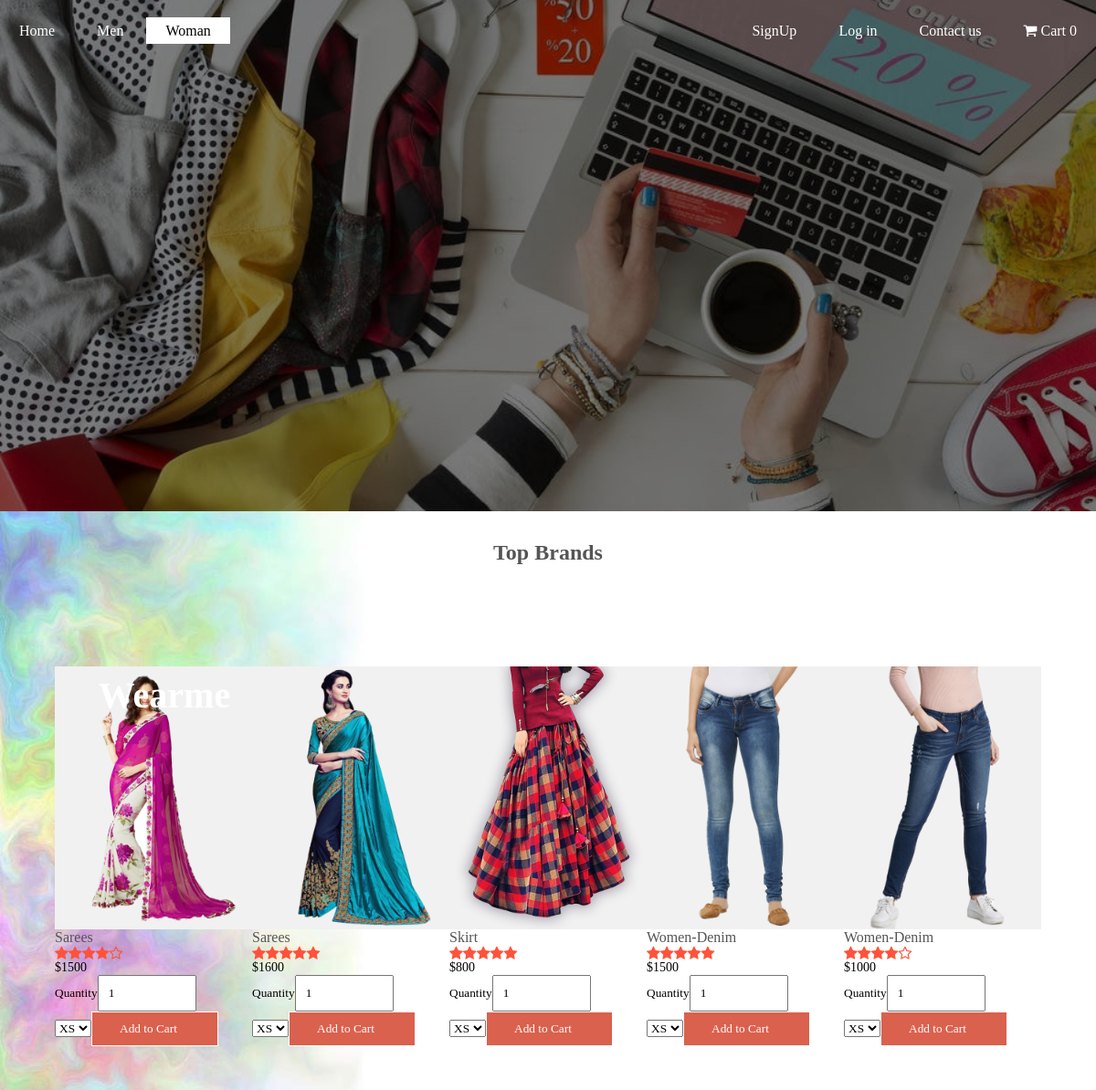
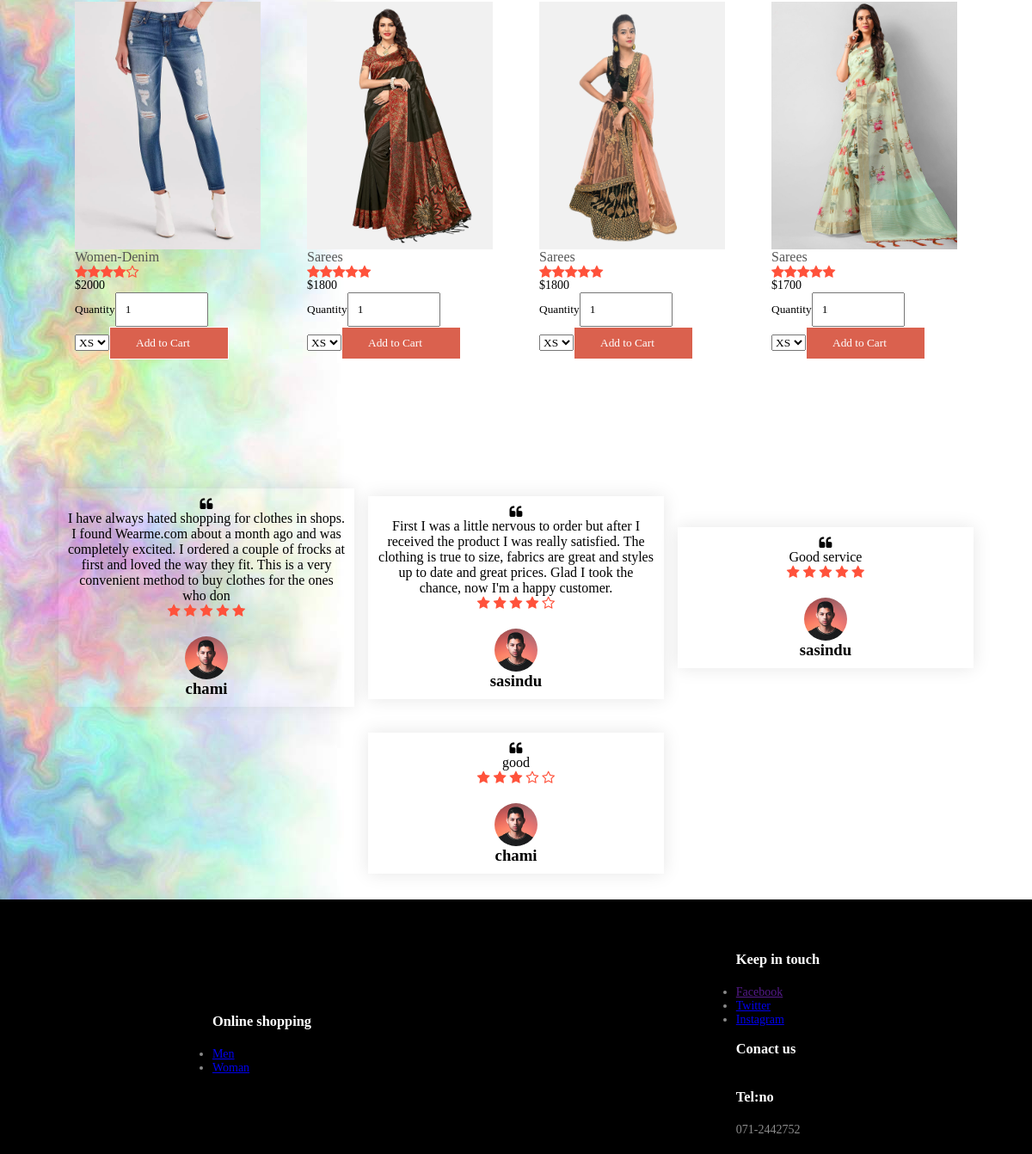
The app's page /categorywoman.php with its own data (2 pictures, top to bottom).
### tables this page shows
CREATE TABLE `item` (
  `Item_code` int(5) NOT NULL,
  `Item_cate` varchar(100) NOT NULL,
  `Item_Brand` varchar(100) NOT NULL,
  `Item_des` varchar(100) NOT NULL,
  `Item_gen` varchar(10) NOT NULL,
  `Item_color` varchar(100) NOT NULL,
  `Item_price` float NOT NULL,
  `No_of_item` int(11) NOT NULL,
  `Item_rating` int(2) DEFAULT NULL,
  `Item_pic` varchar(100) NOT NULL
);

CREATE TABLE `qustion` (
  `que_code` int(11) NOT NULL,
  `cus_id` int(11) NOT NULL,
  `cus_name` varchar(250) NOT NULL,
  `feedback` varchar(500) NOT NULL,
  `rating` int(2) NOT NULL,
  `que` varchar(500) NOT NULL,
  `answ` varchar(500) NOT NULL
);

### component.php (the view, shortened to what this page needs)
<?php
function component($productname = " ", $productprice=" ", $productimg = " ",$productrating = " ", $productid = " "){
     echo   			"<img src='$productimg'>";
       echo 			"<h4>$productname</h4>";
        echo			'<div class="rating">';
             if($productrating==5){
        	echo			'<i class="fa fa-star" ></i>';
        	echo			'<i class="fa fa-star" ></i>';
        	echo			'<i class="fa fa-star" ></i>';
        	echo			'<i class="fa fa-star" ></i>';
        	echo			'<i class="fa fa-star" ></i>';
        	     }
              elseif($productrating==4){
          echo      '<i class="fa fa-star" ></i>';
          echo      '<i class="fa fa-star" ></i>';
          echo      '<i class="fa fa-star" ></i>';
          echo      '<i class="fa fa-star" ></i>';
          echo      '<i class="fa fa-star-o"></i>';
              }
              elseif($productrating == 3)
            {
          echo      '<i class="fa fa-star" ></i>';
          echo      '<i class="fa fa-star" ></i>';
          echo      '<i class="fa fa-star" ></i>';
          echo      '<i class="fa fa-star-o"></i>';
          echo      '<i class="fa fa-star-o"></i>';
            }
        echo		'</div>';
       echo		"<p>$$productprice</p>";
       echo   "<small class=\"text-secondary\">Quantity</small>";
        echo      "<input class=\"quantity\" min=\"0\" name=\"quantity\" value=\"1\" type=\"number\" style = \"width: 50%; padding: 10px 10px;\">";
        echo '<br>';
         echo      '<select name="size">';
         echo                '<option selected>XS</option>';
         echo        '</select>';
       echo     '<button type="submit" class="btn" name="add">Add to Cart <i class="fas fa-shopping-cart"></i></button>';
}
?>

### categorywoman.php (shortened to what this page needs)
<?php
require_once ('component.php');
include 'database/dbget.php';
?>
<html>
<head>
    <link rel="stylesheet" type="text/css" href="Css/home.css">
    <link rel="stylesheet"  href="https://stackpath.bootstrapcdn.com/font-awesome/4.7.0/css/font-awesome.min.css">
</head>
<body style="background: url('images/back.jpg') fixed;">
    <header style="background-image: linear-gradient(rgba(0,0,0,0.5),rgba(0,0,0,0.5)), url(images/1.jpg)">
        <div class="main">
        <nav>
            <ul>
                <li ><a href="page1.php">Home</a></li>
                <li><a href="Man.php">Men</a></li>
                <li class="active"><a href="woman.php">Woman</a></li>
            </ul>
        </nav>
        </div>
        <div class="main">
        <nav>
            <ul style="float:right;">
                <li><a href="signin.php">SignUp</a></li>
                <li><a href="login.php">Log in</a></li>
                <li><a href="contacts.php">Contact us</a></li>
                <li><a href="cart.php">
                    <i class="fa fa-shopping-cart"></i> Cart
                    <?php
                        if (isset($_SESSION['cart'])){
                            $count = count($_SESSION['cart']);
                            echo "<span id=\"cart_count\" class=\"text-warning bg-light\">$count</span>";
                        }else{
                            echo "<span id=\"cart_count\" class=\"text-warning bg-light\">0</span>";
                        }
                        ?>
                    </a>
                </li>
            </ul>
        </nav>
        </div>
        <div class="title1">
            <h1>Wearme</h1>
        </div>
     </header>
        <div class = "small-container">
            <h2 class="Title">Top Brands</h2>
            <div class="row">
            <?php
               $sql = "SELECT * FROM item WHERE Item_cate = 'Denim' OR Item_cate = 'Skirt' OR Item_cate = 'Saree'";
              $result = mysqli_query($conn, $sql);
             if(mysqli_num_rows($result) > 0){
             while ($row = mysqli_fetch_assoc($result)){
                    echo '<div class="col-4">';
                    echo '<form action="fillcart.php" method="post">';
                    component($row["Item_des"], $row["Item_price"], $row["Item_pic"],$row["Item_rating"] ,$row["Item_code"]);
                    echo '</form>';
                    echo    '</div>';
                }
               }
            ?>
            </div>
        </div>
        <div class="testimonial">
            <div class="small-container">
                <div class="row">
            <?php
               $sql = "SELECT * FROM qustion";
              $result = mysqli_query($conn, $sql);
             if(mysqli_num_rows($result) > 0){
             while ($row = mysqli_fetch_assoc($result)){
                ?>
                   <div class="col-3">
                        <i class="fa fa-quote-left" ></i>
                        <p><?php echo $row["feedback"]; ?></p>
                        <div class="rating">
                          <?php if($row["rating"]=="5"): ?>
                             <i class="fa fa-star" ></i>
                             <i class="fa fa-star" ></i>
                              <i class="fa fa-star" ></i>
                              <i class="fa fa-star" ></i>
                             <i class="fa fa-star" ></i>
                          <?php elseif($row["rating"] == "4"): ?>
                            <i class="fa fa-star" ></i>
                            <i class="fa fa-star" ></i>
                            <i class="fa fa-star" ></i>
                            <i class="fa fa-star" ></i>
                            <i class="fa fa-star-o"></i>
                         <?php elseif($row["rating"] == "3"): ?>
                            <i class="fa fa-star" ></i>
                            <i class="fa fa-star" ></i>
                            <i class="fa fa-star" ></i>
                            <i class="fa fa-star-o"></i>
                            <i class="fa fa-star-o"></i>
                        <?php endif; ?>
                     </div>
                    <img src="images/user-2.png">
                    <h3><?php echo $row["cus_name"]; ?></h3>
                    </div>
                <?php
                }
               }
            ?>
                </div>
            </div>
            <div class="footer">
                <div class="container">
                    <div class="row">
                        <div>
                            <h3>Online shopping</h3>
                            <ul>
                                <li><a href="Man.php">Men</a></li>
                                <li><a href="woman.php">Woman</a></li>
                            </ul>
                        </div>
                        <div >
                            <h3>Keep in touch</h3>
                            <ul>
                                <li><a href="">Facebook</a></li>
                                <li><a href="#">Twitter</a></li>
                                <li><a href="#">Instagram</a></li>
                            </ul><br>
                            <h3>Conact us</h3><br>
                            <h3>Tel:no</h3>
                              <p>071-2442752</p>
                        </div>
                    </div>
                </div>
            </div>
</body>
</html>

### Css/home.css (style rules this page uses)
* { margin: 0; padding: 0; font-family: Century Gothic; }
header { background-image: linear-gradient(rgba(0,0,0,0.5),rgba(0,0,0,0.5)), url(./1.jpg); height: 70vh; background-size: cover; background-position: center; }
nav ul { float:left; list-style-type: none; margin-top: 25px; }
nav ul li { display: inline-block; }
nav ul li a { text-decoration: none; color:#fff; padding: 5px 20px; border: 1px solid transparent; transition: 0.6s ease; }
nav ul li.active a { background-color: #fff; color:#000; }
.main { max-width: 1200px; margin:auto; }
.title1 { position: absolute; top:30%; left: 15%; transform:translate(-50%,-50%); }
.title1 h1 { color:#fff; font-size:40px; }
.btn { border: 1px solid #fff; padding: 10px 30px; color:#fff; background-color: #da614e; text-decoration: none; transition: 0.6s ease }
.col-3 { flex-basis: 30%; min-width: 250px; margin-bottom: 30px; }
.row { display:flex; align-items: center; flex-wrap: wrap; justify-content: space-around; }
.col-3 img { width:100%; }
.small-container { max-width: 1080px; margin:auto; padding-left: 25px; padding-right: 25px; }
.col-4 { flex-basis: 20%; min-width: 200px; margin-bottom: 50px; transition: transform 0.5s; }
.col-4 img { width: 100%; }
h4 { color:#555; font-weight: normal; }
.col-4 p { font-size: 14px; }
.rating .fa { color: #ff523b; }
.Title { text-align: center; margin:0 auto 80px; position: relative; line-height: 90px; color: #555; }
.testimonial { padding-top:100px; }
.testimonial .col-3 { text-align: center; padding: 10px 10px; box-shadow: 0 0 20px 0px rgba(0,0,0,0.1); }
.testimonial .col-3 img { width: 50px; margin-top: 20px; border-radius: 50%; }
.footer { background : #000; color:#8a8a8a; font-size: 14px; padding: 60px 0 20px; }
.footer p { color:#8a8a8a; }
.footer h3 { color:#fff; margin-bottom:20; }

### records on screen
item: Item_pic (picture), Item_des "Sarees", Item_rating 4 (drawn), Item_price "1500"
item: Item_pic (picture), Item_des "Sarees", Item_rating 5 (drawn), Item_price "1600"
item: Item_pic (picture), Item_des "Skirt", Item_rating 5 (drawn), Item_price "800"
item: Item_pic (picture), Item_des "Women-Denim", Item_rating 5 (drawn), Item_price "1500"
item: Item_pic (picture), Item_des "Women-Denim", Item_rating 4 (drawn), Item_price "1000"
item: shows a picture, Item_des "Women-Denim", Item_rating 4 (drawn), Item_price "2000"
item: Item_pic (picture), Item_des "Sarees", Item_rating 5 (drawn), Item_price "1800"
item: Item_pic (picture), Item_des "Sarees", Item_rating 5 (drawn), Item_price "1800"
item: Item_pic (picture), Item_des "Sarees", Item_rating 5 (drawn), Item_price "1700"
qustion: feedback "I have always hated shopping for clothes in shops. I found Wearme.com about a month ago and was completely excited. I ordered a couple of frocks at first and loved the way they fit. This is a very convenient method to buy clothes for the ones who don", rating 5 (drawn), cus_name "chami"
qustion: feedback "First I was a little nervous to order but after I received the product I was really satisfied. The clothing is true to size, fabrics are great and styles up to date and great prices. Glad I took the chance, now I'm a happy customer.", rating 4 (drawn), cus_name "sasindu"
qustion: feedback "Good service", rating 5 (drawn), cus_name "sasindu"
qustion: feedback "good", rating 3 (drawn), cus_name "chami"
